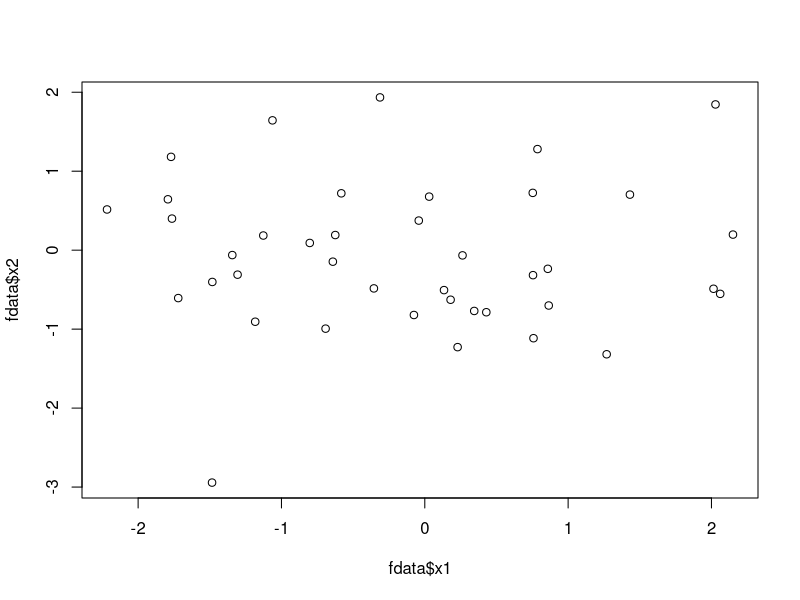
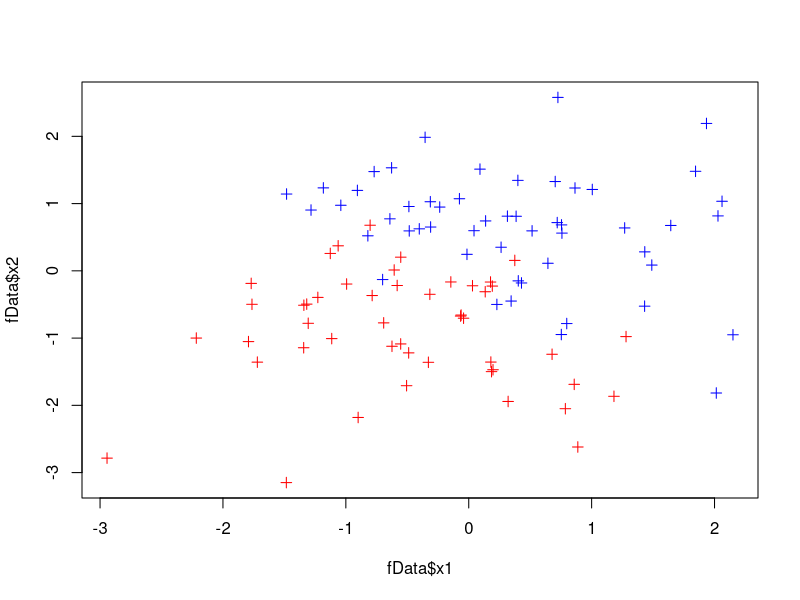
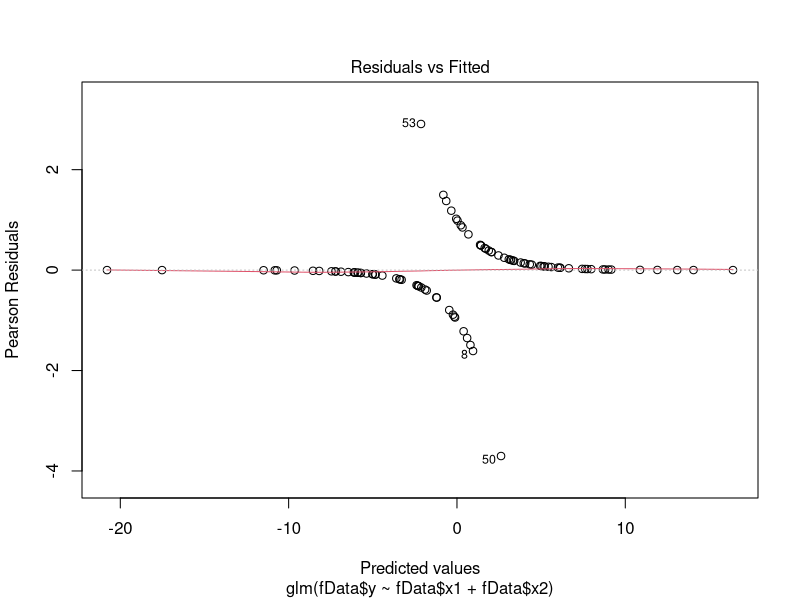
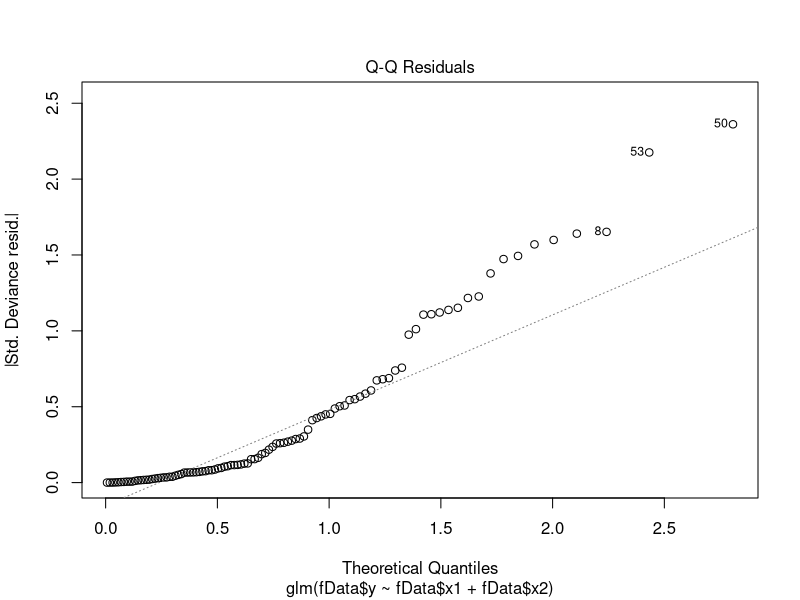
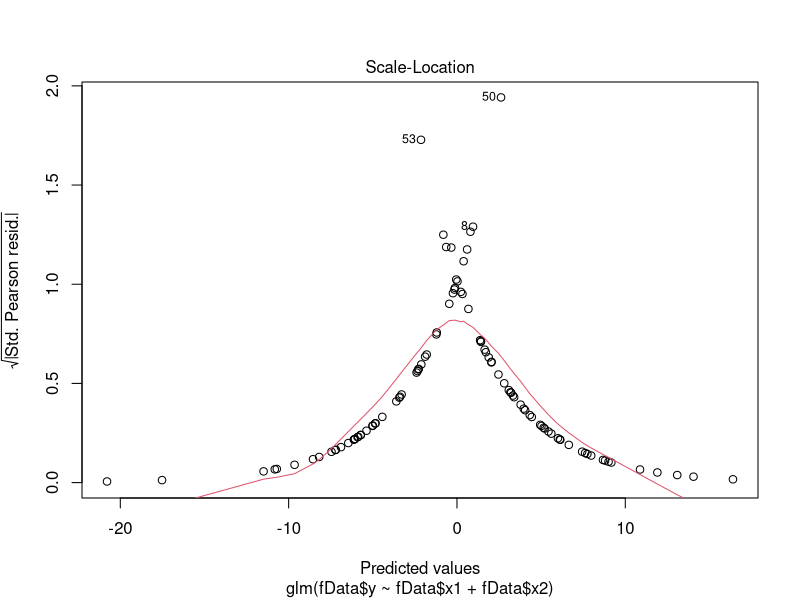
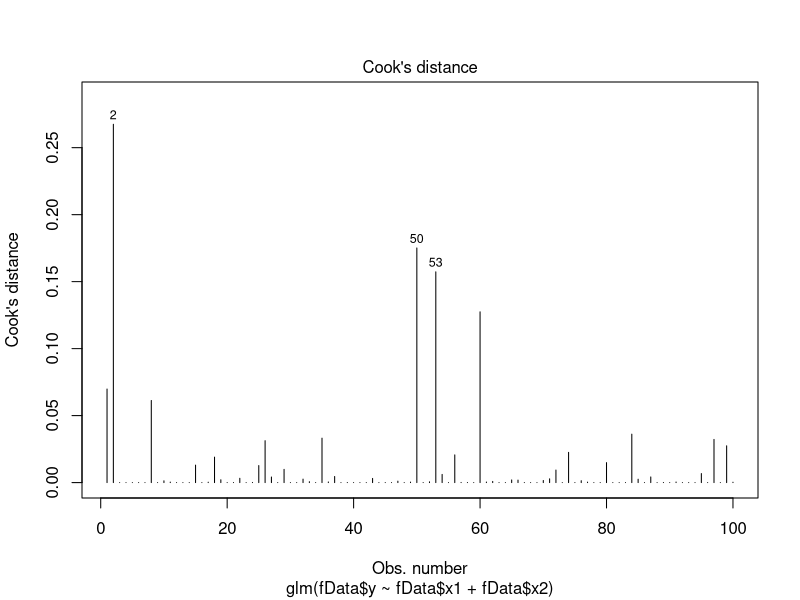
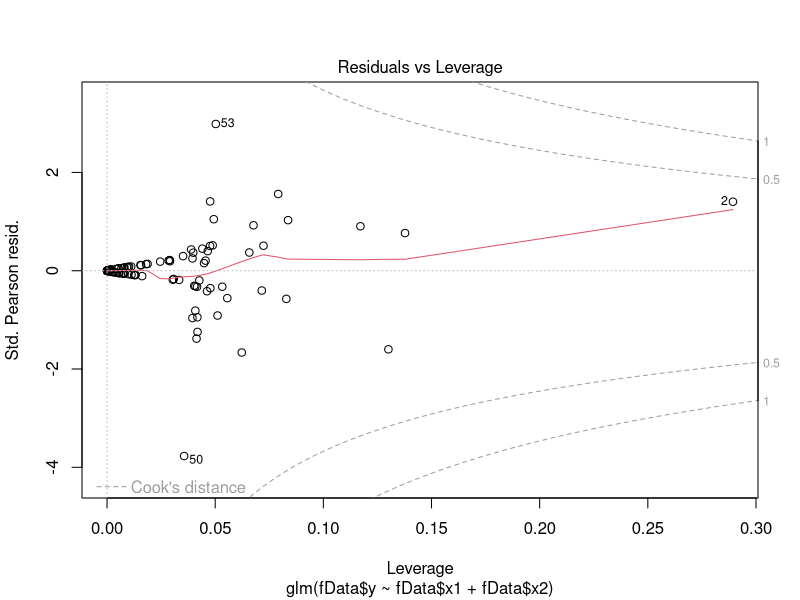
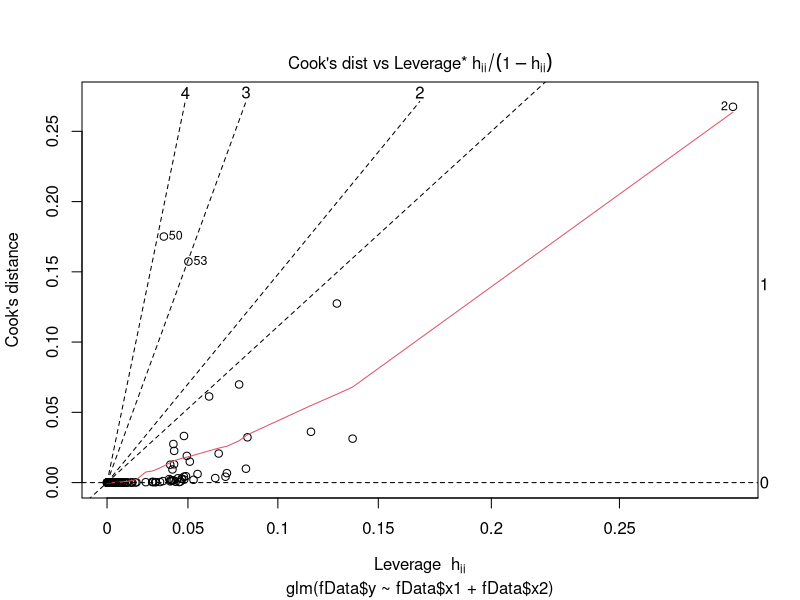

Generate these figures, in order, with R: (Note: this script raises an error after producing the figures.)
#!env python

library(numDeriv)

fakeData <- function (n=1000) {
    set.seed(666)
    x0 = rep(1,n)
    x1 = rnorm(n)
    x2 = rnorm(n)
    z = 1 + 2*x1 + 3*x2
    pr = 1/(1+exp(-z))
    y = rbinom(n,1,pr)
    # convetion : col 0 is y
    df = data.frame(y=y,x0=x0,x1=x1,x2=x2)
    return(list(x0=x0,x1=x1,x2=x2,y=y,z=z,pr=pr,frame=df,d=2,numEchant=n,nomFeauture=2))
}

Q1.SimulezJeu <- function () {
    pdf(file=ifelse(FALSE, "tp04_Q1SimulezJeu.pdf", "tp04_Q1SimulezJeu.pdf"))
    attach(mtcars,warn.conflicts = FALSE)
    fData <- fakeData(100)
    glm.binomial <- glm( fData$y~fData$x1+fData$x2,data=fData$frame,family="binomial")
    color <- fData$y
    color[color==1] <- 'blue'
    color[color==0] <- 'red'
    plot(x=fData$x1, y=fData$x2, pch = 3, type = "p", col=color)
    for (i in 1:6) {
        plot(glm.binomial,which=c(i))
    }
    dev.off()
    return(glm.binomial)
}

glm.binomial <- Q1.SimulezJeu()

#### La regression logistique binaire

randInitTheta <- function (numFeature=2) {
    # return(as.matrix(rnorm(numFeature+1),row=1))
    return(matrix(rep(0,numFeature+1),nrow=1))
}

vectorXmatrix <- function (theta,X) {
    return(unlist(lapply(c(1:nrow(X)),function(n,theta,X){t(theta)%*%X[n,]},theta,X)))
}

logVrai <- function (d, theta) {
    # remove y
    x <- as.matrix(d$frame)[,-1]
    y <- as.matrix(d$y)
    thetaX <- vectorXmatrix(theta,x)
    return(sum(log(exp(thetaX)+1)-y*thetaX))
}

p <- function (theta, x, y = 1) {
    expThetaX <- exp(vectorXmatrix(theta,x))
    if ( y == 1 ) {
        return(expThetaX/(1+expThetaX))
    } else {
        return(1/(1+expThetaX))
    }
}

firstDerivative <- function (theta,x,y) {
    return(vectorXmatrix((y-p(theta,x)),t(x)))
}

computeHessianMtx <- function (theta,x) {
    mxv <- function(n,x,prob) {
        return(tcrossprod(x[n,])*prob[n]*(1-prob[n]))
    }
    H <- matrix(rep(0,ncol(x)^2),nrow=ncol(x))
    for ( hssn in lapply(1:nrow(x),mxv,x,p(theta,x))) {
        H <- H + hssn
    }
    return(H)
}

basefuns.testcase <- function(){
    # build fake data 
    fdata <- fakeData(40)
    plot(fdata$x1,fdata$x2)

    # random model
    theta <- randInitTheta()
    print(theta)

    # log vraisemblance
    lv <- logVrai(fdata,theta)
    print(sprintf("log vraisemblance : %f",lv))

    x <- matrix(unlist(fdata$frame[,-1]), nrow=fdata$numEchant)
    y <- matrix(unlist(fdata$y))
    # probability
    pRes <- p(theta,x)
    print(fdata$y)
    print(sprintf("y=1 probability : %f", pRes))

    # Compute the first derivative
    print(firstDerivative(theta,x,y))

    # Compute the Hessian matrix
    print(computeHessianMtx(theta,x))
}

NewtonRaphon <- function (d,eps=1.e-5,maxIter=500) {
    lvlist <- c()
    theta <- randInitTheta()
    x <- matrix(unlist(d$frame[,-1]), nrow=d$numEchant)
    y <- matrix(unlist(d$y))
    # iterate to the convergence
    while ( (length(lvlist)<2 || abs(lvlist[1]-lvlist[2])>eps) && (length(lvlist) < maxIter) ) {
        lvlist <- c(logVrai(d,theta),lvlist)
        print(sprintf("iteration number [%d] [%f]", length(lvlist), lvlist[1]))
        print(theta)
        sh <- solve(computeHessianMtx(theta,x))
        fd <- firstDerivative(theta,x,y)
        theta <- theta - vectorXmatrix(fd,sh)
    }
}

basefuns.testcase()

# NewtonRaphon(fakeData(50))
